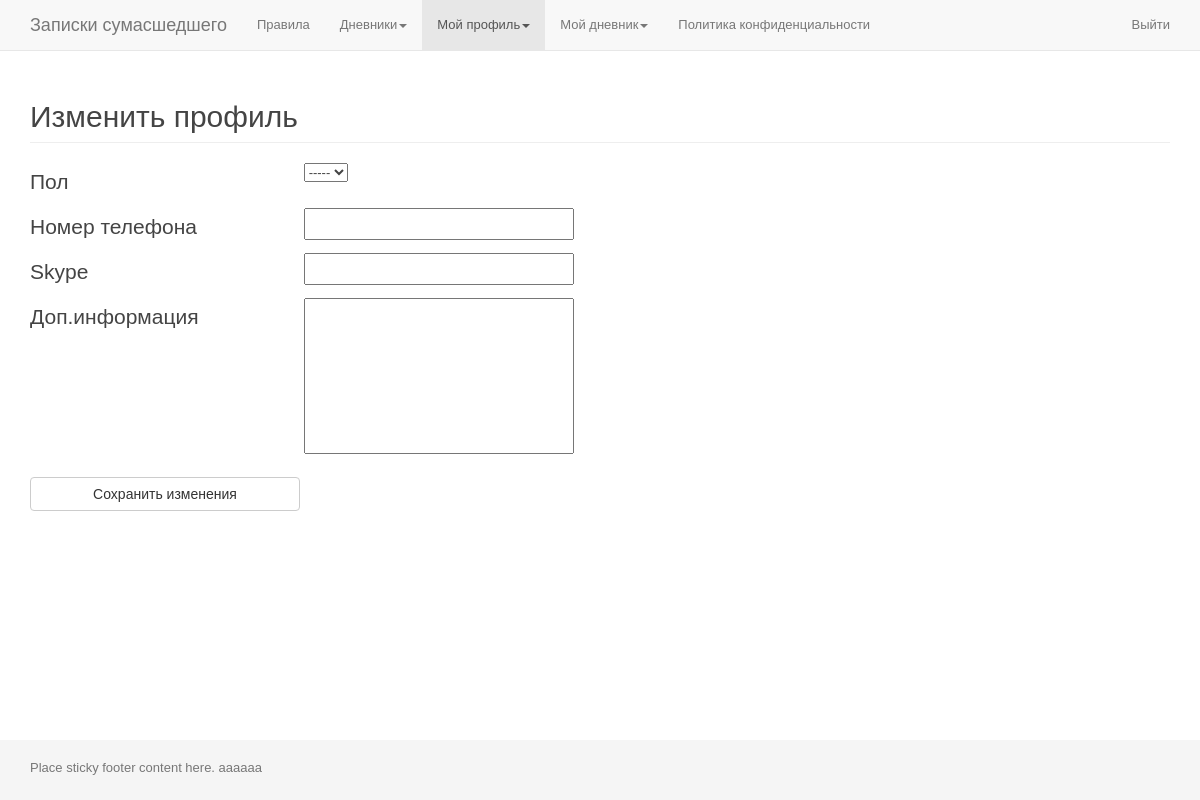
/change_profile/ (signed in), run on an earlier commit of the app's database.
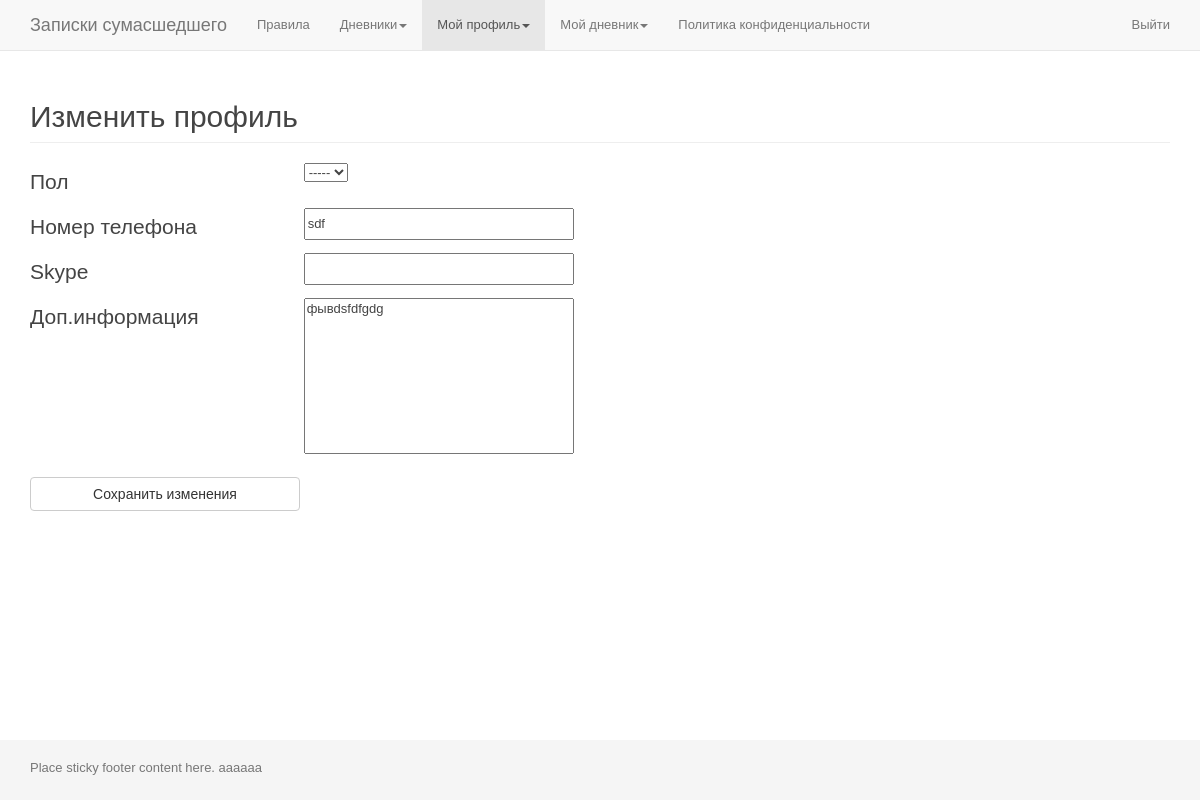
And on a later commit of the database.
### app_accounts/models.py (models this page shows)
class Gender(models.Model):
	gender = models.CharField(
		max_length=10,
		blank=True,
	)
	def __str__(self):
		return self.gender

class UserProfile(User):
	gender = models.ForeignKey(
		Gender,
		verbose_name='Пол',
		blank=True,
		null=True,
	)
	phone = models.CharField(
		max_length=50,
		blank=False,
	)
	skype = models.CharField(
		max_length=50,
		blank=False,
	)
	other = models.TextField(
		max_length=500,
		blank=False,
	)
	avatar = models.ImageField(
		upload_to='userprofile/avatar/',
		blank=True,
		null=True,
	)
	objects = UserManager()

### app_zapsum/views.py (the view, shortened to what this page needs)
# urls.py: url(r'^change_profile/$', 'views.change_profile', name='change_profile'),
@login_required
def change_profile(request):
	entry_user_profile = UserProfile.objects.get(user_ptr_id=request.user.id)
	avatar = entry_user_profile.avatar
	form = ProfileForm(instance=entry_user_profile)
	t = loader.get_template('page_change_profile.html')
	c = RequestContext(request, {
		'form': form,
		'avatar': avatar,
	}, [custom_proc])
	return HttpResponse(t.render(c))

### app_accounts/forms.py
class ProfileForm(forms.ModelForm):
	gender = forms.ModelChoiceField(
		queryset=Gender.objects.all(),
		empty_label = None,
		label='Пол',
	)
	phone = forms.CharField(
		label='Номер телефона',
		widget=forms.TextInput(),
		required=False,
	)
	skype = forms.CharField(
		label='Skype',
		widget=forms.TextInput(),
		required=False,
	)
	other = forms.CharField(
		label='Доп.информация',
		widget=forms.Textarea,
		required=False,
	)
	class Meta:
		model = UserProfile
		fields = (
			'gender',
			'phone',
			'skype',
			'other',
		)

### app_accounts/templatetags/tags_app_accounts.py (called while the page is built)
@register.inclusion_tag("part_auth_area.html")
def part_auth_area(is_authenticated):
	return {
		'is_authenticated': is_authenticated,
	}

### app_zapsum/views.py (called while the page is built)
def custom_proc(request):
	return{
		'request': request,
	}

### app_zapsum/templates/page_change_profile.html (shortened to what this page needs)
{% extends "page_base.html" %}
{% load thumbnail %}
{% block content %}
	<section class="section profile">
		<div class="page-header">
			<h2>Изменить профиль</h2>
		</div>
		<form class="profile_form" id="profile_form" action="" method="post" novalidate>
			<div class="cell input_outer">
				<label class="label">{{ form.gender.label }}</label>
				{{ form.gender }}
			</div>
			<div class="cell input_outer">
				<label class="label">{{ form.phone.label }}</label>
				{{ form.phone }}
			</div>
			<div class="cell input_outer">
				<label class="label">{{ form.skype.label }}</label>
				{{ form.skype }}
			</div>
			<div class="cell input_outer">
				<label class="label">{{ form.other.label }}</label>
				{{ form.other }}
			</div>
			<div class="cell submit_outer">
				<input class="btn btn-default btn_submit" type="submit" value="Сохранить изменения">
			</div>
		</form>
	</section>
{% endblock %}

### zapsum/templates/page_base.html (shortened to what this page needs)
<!DOCTYPE html>
{% load staticfiles tags_app_accounts%}
<html lang="ru">
	<head>
		<link href="{% static 'zapsum/css/bootstrap/bootstrap.min.css' %}" rel="stylesheet">
		<link href="{% static 'zapsum/css/bootstrap/sticky-footer-navbar.css' %}" rel="stylesheet">
		<link href="{% static 'zapsum/css/styles.css' %}" rel="stylesheet">
		<link href="{% static 'app_accounts/css/styles.css' %}" rel="stylesheet">
		<link href="{% static 'app_zapsum/css/styles.css' %}" rel="stylesheet">
	</head>
	<body>
		<div class="navbar navbar-default navbar-fixed-top nav_top" role="navigation">
			<div class="container">
				<div class="navbar-header">
					<a class="navbar-brand" href="{% url 'rules' %}">Записки сумасшедшего</a>
				</div>
				<div class="collapse navbar-collapse">
				  <ul class="nav navbar-nav">
					<li><a href="{% url 'rules' %}">Правила</a></li>
					<li class="dropdown">
						<a href="#" class="dropdown-toggle" data-toggle="dropdown">Дневники<span class="caret"></span></a>
					</li>
					{% if request.user.is_authenticated %}
					<li class="dropdown">
						<a href="#" class="dropdown-toggle" data-toggle="dropdown">Мой профиль<span class="caret"></span></a>
					</li>
					<li class="dropdown">
						<a href="#" class="dropdown-toggle" data-toggle="dropdown">Мой дневник<span class="caret"></span></a>
					</li>
					{% endif %}
					<li><a href="{% url 'privacy_policy' %}">Политика конфиденциальности</a></li>
				  </ul>
					<ul class="nav navbar-nav navbar-right">
						{% part_auth_area request.user.is_authenticated %}
					</ul>
				</div>
			</div>
		</div>
		<div class="container">
			{% block content %}{% endblock %}
		</div>
		<div class="footer">
			<div class="container">
				<p class="text-muted">Place sticky footer content here. {{ user }}</p>
			</div>
		</div>
	</body>
</html>

### app_accounts/templates/part_auth_area.html (shortened to what this page needs)
{% if is_authenticated %}
	<li>
		<a href="{% url 'logout' %}">Выйти</a>
	</li>
{% endif %}

### zapsum/static/zapsum/css/styles.css (style rules this page uses)
html, body, div, h1, h2, h3, h4, h5, h6, a, a img, p, ul, ol, li, span, fieldset , form, dl, dd, dt, table, tr, td, img { border: none; margin: 0; outline: none; padding: 0; }
html { height:100%; }
body { height:100%; margin: 0 auto; font: normal 13px arial, sans-serif; color: #444; }
a { color: #cc6633; }
ul { list-style-type: none; }
textarea { resize: none; }

### zapsum/static/app_accounts/css/styles.css (style rules this page uses)
form textarea, form input { width: 270px; display: inline-block; }
form .input_outer input { height: 32px; }
form .label { color: #444; font-size: 21px; font-weight: 300; line-height: 1.4; text-align: left; vertical-align: top; width: 270px; display: inline-block; padding-left: 0; }
form .submit_outer { padding-top: 20px; }

What changed in the data, as far as the page shows it:
changed UserProfile: phone (not shown) → "sdf"; other (not shown) → "фывdsfdfgdg"
